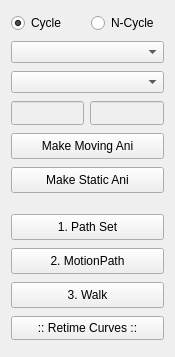
<?xml version="1.0" encoding="UTF-8"?>
<ui version="4.0">
 <class>Layout</class>
 <widget class="QWidget" name="Layout">
  <property name="geometry">
   <rect>
    <x>0</x>
    <y>0</y>
    <width>175</width>
    <height>357</height>
   </rect>
  </property>
  <property name="windowTitle">
   <string>Control Switch</string>
  </property>
  <layout class="QVBoxLayout" name="verticalLayout">
   <item>
    <layout class="QHBoxLayout" name="horizontalLayout">
     <item>
      <widget class="QRadioButton" name="mrBtn">
       <property name="text">
        <string>Cycle</string>
       </property>
       <property name="checked">
        <bool>true</bool>
       </property>
      </widget>
     </item>
     <item>
      <widget class="QRadioButton" name="srBtn">
       <property name="text">
        <string>N-Cycle</string>
       </property>
      </widget>
     </item>
    </layout>
   </item>
   <item>
    <widget class="QComboBox" name="typCombo"/>
   </item>
   <item>
    <widget class="QComboBox" name="bakeCombo"/>
   </item>
   <item>
    <layout class="QHBoxLayout" name="horizontalLayout_2">
     <item>
      <widget class="QLineEdit" name="frStart">
       <property name="enabled">
        <bool>false</bool>
       </property>
       <property name="maximumSize">
        <size>
         <width>120</width>
         <height>24</height>
        </size>
       </property>
       <property name="alignment">
        <set>Qt::AlignCenter</set>
       </property>
      </widget>
     </item>
     <item>
      <widget class="QLineEdit" name="frEnd">
       <property name="enabled">
        <bool>false</bool>
       </property>
       <property name="maximumSize">
        <size>
         <width>120</width>
         <height>24</height>
        </size>
       </property>
       <property name="alignment">
        <set>Qt::AlignCenter</set>
       </property>
      </widget>
     </item>
    </layout>
   </item>
   <item>
    <widget class="QPushButton" name="goBtn">
     <property name="maximumSize">
      <size>
       <width>16777215</width>
       <height>26</height>
      </size>
     </property>
     <property name="text">
      <string>Make Moving Ani</string>
     </property>
    </widget>
   </item>
   <item>
    <widget class="QPushButton" name="holdBtn">
     <property name="maximumSize">
      <size>
       <width>16777215</width>
       <height>26</height>
      </size>
     </property>
     <property name="text">
      <string>Make Static Ani</string>
     </property>
    </widget>
   </item>
   <item>
    <spacer name="verticalSpacer">
     <property name="orientation">
      <enum>Qt::Vertical</enum>
     </property>
     <property name="sizeType">
      <enum>QSizePolicy::Minimum</enum>
     </property>
     <property name="sizeHint" stdset="0">
      <size>
       <width>10</width>
       <height>13</height>
      </size>
     </property>
    </spacer>
   </item>
   <item>
    <widget class="QPushButton" name="lineBtn">
     <property name="maximumSize">
      <size>
       <width>16777215</width>
       <height>26</height>
      </size>
     </property>
     <property name="text">
      <string>1. Path Set</string>
     </property>
    </widget>
   </item>
   <item>
    <widget class="QPushButton" name="mpBtn">
     <property name="maximumSize">
      <size>
       <width>16777215</width>
       <height>26</height>
      </size>
     </property>
     <property name="text">
      <string>2. MotionPath</string>
     </property>
    </widget>
   </item>
   <item>
    <widget class="QPushButton" name="wkBtn">
     <property name="maximumSize">
      <size>
       <width>16777215</width>
       <height>26</height>
      </size>
     </property>
     <property name="text">
      <string>3. Walk</string>
     </property>
    </widget>
   </item>
   <item>
    <widget class="QPushButton" name="selBtn">
     <property name="maximumSize">
      <size>
       <width>16777215</width>
       <height>24</height>
      </size>
     </property>
     <property name="text">
      <string>:: Retime Curves ::</string>
     </property>
    </widget>
   </item>
  </layout>
 </widget>
 <resources/>
 <connections/>
</ui>
